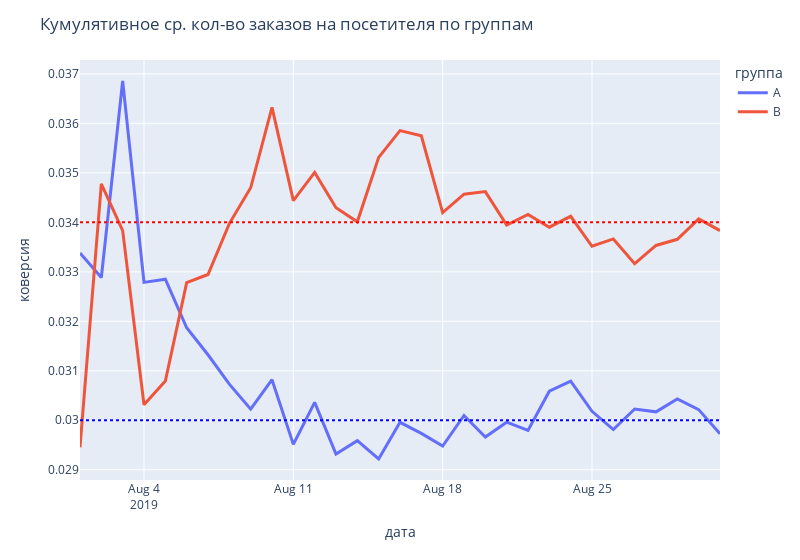

Notebook code cell kept with this figure:
### Markdown cell above
Строим график конверсии

### Code cell
fig = px.line(cumulative_data,
              x='date',
              y=cumulative_data['conversion'],
              color='group',
              labels={
                  'date': 'дата',
                  'conversion': 'коверсия',
                  'group': 'группа'})

fig.update_layout(width=800,
                  title='Кумулятивное ср. кол-во заказов на посетителя по группам')

fig.add_hline(y=0.034, line_color='red', line_dash='dot')
fig.add_hline(y=0.03, line_color='blue', line_dash='dot')
fig.update_traces(line_width=3)
iplot(fig)
